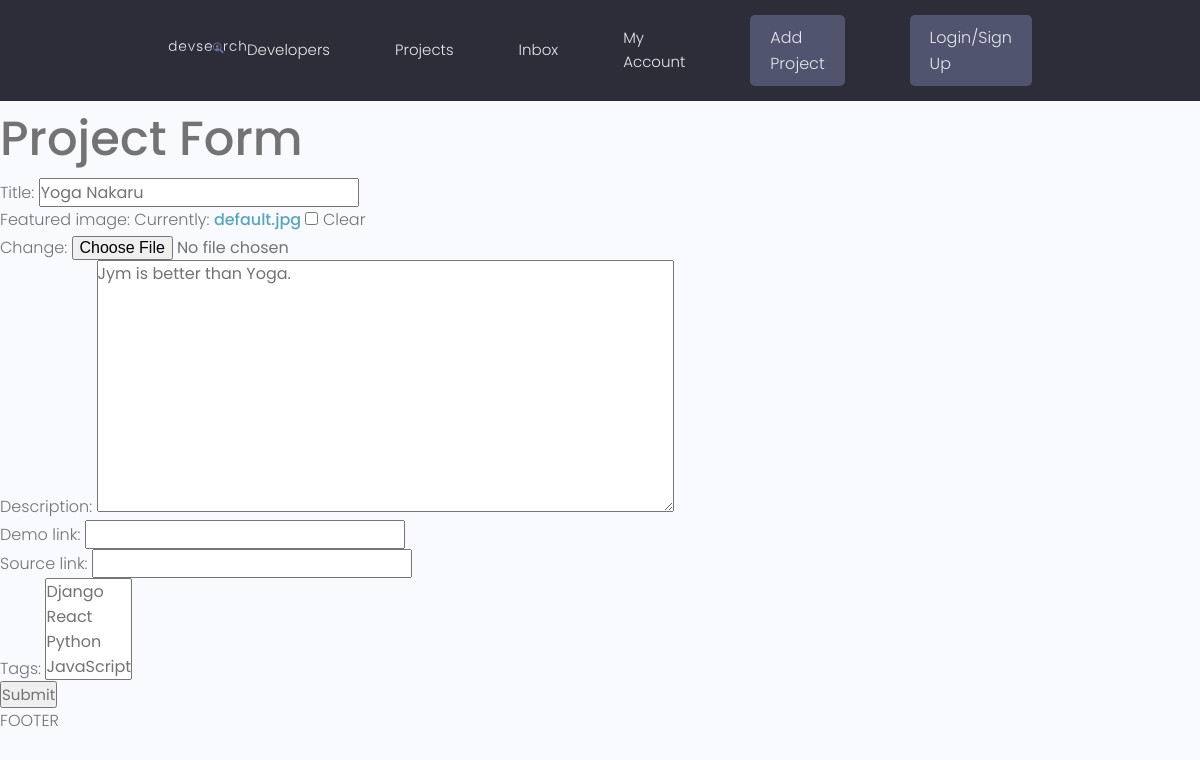
Page /update-project/38039974d985420aa5b0586b7124e1cd/ on the earlier database version.
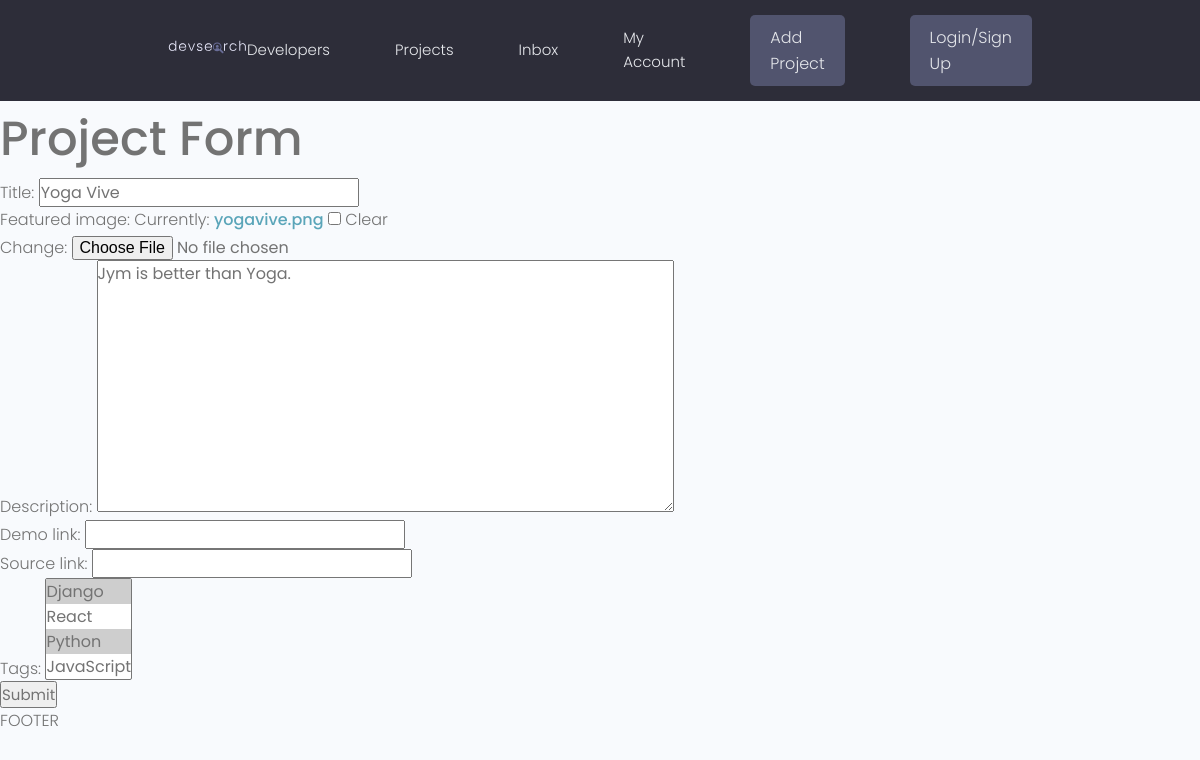
Same page on the later database version.
### projects/models.py (models this page shows, shortened)
class Project(models.Model):
    title = models.CharField(max_length=200)
    description = models.TextField(null=True, blank=True)
    featured_image = models.ImageField(null=True, blank=True, default="default.jpg")
    demo_link = models.CharField(max_length=2000, null=True, blank=True)
    source_link = models.CharField(max_length=2000, null=True, blank=True)
    tags = models.ManyToManyField('Tag', blank=True)
    vote_total = models.IntegerField(default=0, null=True, blank=True)
    vote_ratio = models.IntegerField(default=0, null=True, blank=True)
    created = models.DateTimeField(auto_now_add=True)
    id = models.UUIDField(default=uuid.uuid4, unique=True, primary_key=True, editable=False)

### projects/views.py (the view)
# urls.py: path('update-project/<str:pk>/', views.UpdateProject, name="update-project"),
def UpdateProject(request, pk):
    project = Project.objects.get(id=pk)
    form = ProjectForm(instance=project)
    if request.method == 'POST':
        form = ProjectForm(request.POST, request.FILES, instance=project)
        if form.is_valid():
            form.save()
            return redirect('projects')
    context = {'form' : form}
    return render(request, 'projects/project_form.html', context)

### projects/forms.py
class ProjectForm(ModelForm):
    class Meta:
       model = Project
       fields = ['title', 'featured_image', 'description', 'demo_link', 'source_link', 'tags']

### projects/models.py (called while the page is built)
    def __str__(self):
        return self.name

### projects/templates/projects/project_form.html (shortened to what this page needs)
{% extends 'main.html' %}
{% block content %}
<h1>Project Form</h1>
<form action="" method="POST" enctype="multipart/form-data">
    {{form.as_p}}
    <input type="submit">
</form>
{% endblock %}

Differences in the rows shown:
changed Project "Jym is better than Yoga.": title "Yoga Nakaru" → "Yoga Vive"
Other differences:
form field tags: "Django / React / Python / JavaScript" → "Django ☑ / React / Python ☑ / JavaScript"
text no longer shown: "Title: Featured image: Currently: default.jpg Clear Change: Description: Demo link: Source link: Tags:"
text now shown: "Title: Featured image: Currently: yogavive.png Clear Change: Description: Demo link: Source link: Tags:"
